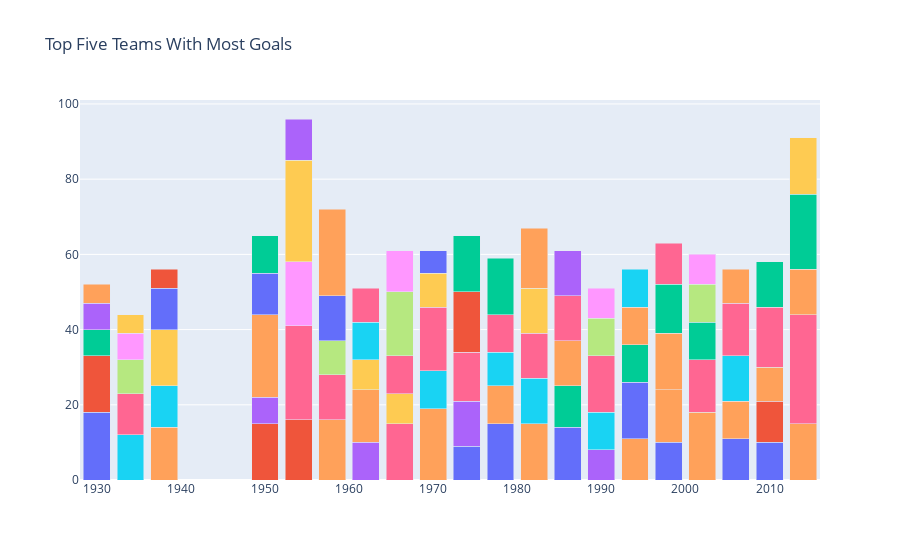

This figure's notebook cell:
### Code cell
data=[]
for team in top5G['Country'].drop_duplicates().values:
    year = top5G[top5G['Country']== team]['Year']
    goal = top5G[top5G['Country']== team]['Goals']
    
    data.append(go.Bar(x = year , y = goal ,name = team))

layout = go.Layout(barmode = 'stack',title ='Top Five Teams With Most Goals',showlegend = False)
fig = go.Figure(data = data , layout = layout)
fig.show()

### Figure 1 — Plotly figure (JSON) as saved in the notebook; plotly's stock layout.template omitted (floating-point values rounded to 4 significant figures)
{"data": [{"name": "Argentina", "type": "bar", "x": [1930, 1974, 1978, 1986, 1998, 2006, 2010], "y": [18, 9, 15, 14, 10, 11, 10]}, {"name": "Uruguay", "type": "bar", "x": [1930, 1950, 1954, 2010], "y": [15, 15, 16, 11]}, {"name": "USA", "type": "bar", "x": [1930], "y": [7]}, {"name": "Yugoslavia", "type": "bar", "x": [1930, 1950, 1962, 1974, 1990], "y": [7, 7, 10, 12, 8]}, {"name": "Brazil", "type": "bar", "x": [1930, 1938, 1950, 1958, 1962, 1970, 1978, 1982, 1994, 1998, 2002, 2006, 2010, 2014], "y": [5, 14, 22, 16, 14, 19, 10, 15, 11, 14, 18, 10, 9, 15]}, {"name": "Italy", "type": "bar", "x": [1934, 1938, 1970, 1978, 1982, 1990, 2006], "y": [12, 11, 10, 9, 12, 10, 12]}, {"name": "Germany", "type": "bar", "x": [1934, 1954, 1958, 1966, 1970, 1974, 1978, 1982, 1990, 2002, 2006, 2010, 2014], "y": [11, 25, 12, 15, 17, 13, 10, 12, 15, 14, 14, 16, 29]}, {"name": "Czechoslovakia", "type": "bar", "x": [1934, 1958, 1990], "y": [9, 9, 10]}, {"name": "Austria", "type": "bar", "x": [1934, 1954], "y": [7, 17]}, {"name": "Hungary", "type": "bar", "x": [1934, 1938, 1954, 1962, 1966, 1982], "y": [5, 15, 27, 8, 8, 12]}, {"name": "Sweden", "type": "bar", "x": [1938, 1950, 1958, 1994], "y": [11, 11, 12, 15]}, {"name": "Cuba", "type": "bar", "x": [1938], "y": [5]}, {"name": "Spain", "type": "bar", "x": [1950, 1986, 1994, 2002], "y": [10, 11, 10, 10]}, {"name": "Switzerland", "type": "bar", "x": [1954], "y": [11]}, {"name": "France", "type": "bar", "x": [1958, 1982, 1986, 1998, 2006, 2014], "y": [23, 16, 12, 15, 9, 12]}, {"name": "Chile", "type": "bar", "x": [1962], "y": [10]}, {"name": "Soviet Union", "type": "bar", "x": [1962, 1966, 1986], "y": [9, 10, 12]}, {"name": "Portugal", "type": "bar", "x": [1966], "y": [17]}, {"name": "England", "type": "bar", "x": [1966, 1990], "y": [11, 8]}, {"name": "Peru", "type": "bar", "x": [1970], "y": [9]}, {"name": "Mexico", "type": "bar", "x": [1970], "y": [6]}, {"name": "Poland", "type": "bar", "x": [1974], "y": [16]}, {"name": "Netherlands", "type": "bar", "x": [1974, 1978, 1998, 2010, 2014], "y": [15, 15, 13, 12, 20]}, {"name": "Belgium", "type": "bar", "x": [1986], "y": [12]}, {"name": "Bulgaria", "type": "bar", "x": [1994], "y": [10]}, {"name": "Romania", "type": "bar", "x": [1994], "y": [10]}, {"name": "Croatia", "type": "bar", "x": [1998], "y": [11]}, {"name": "Turkey", "type": "bar", "x": [2002], "y": [10]}, {"name": "Korea Republic", "type": "bar", "x": [2002], "y": [8]}, {"name": "Colombia", "type": "bar", "x": [2014], "y": [15]}], "layout": {"barmode": "stack", "showlegend": false, "title": {"text": "Top Five Teams With Most Goals"}}}
